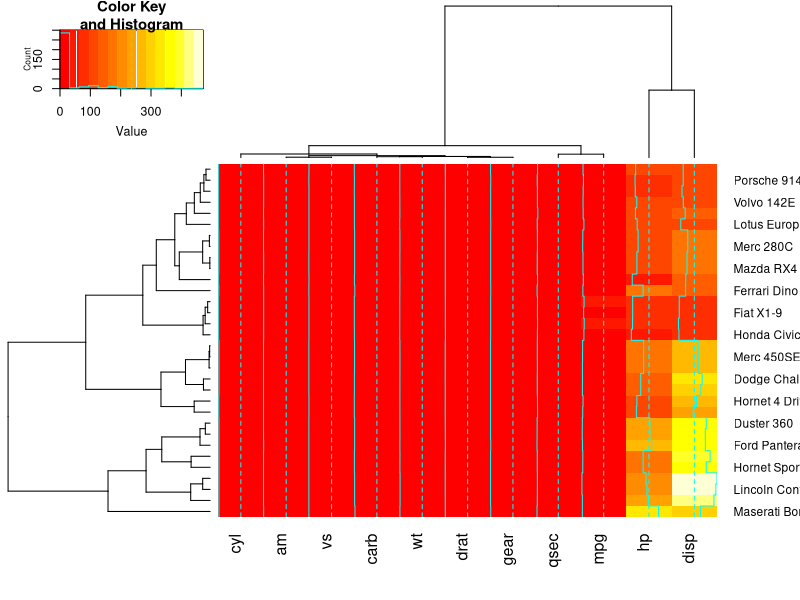
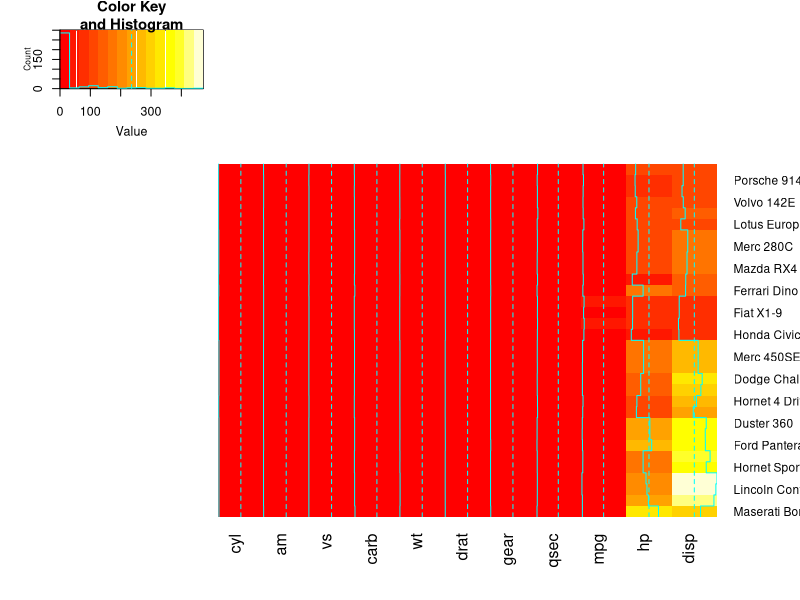
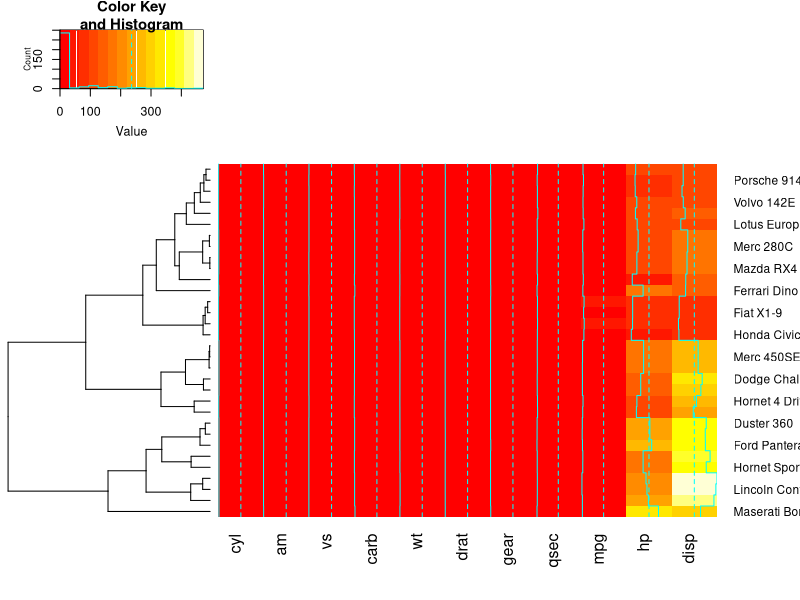
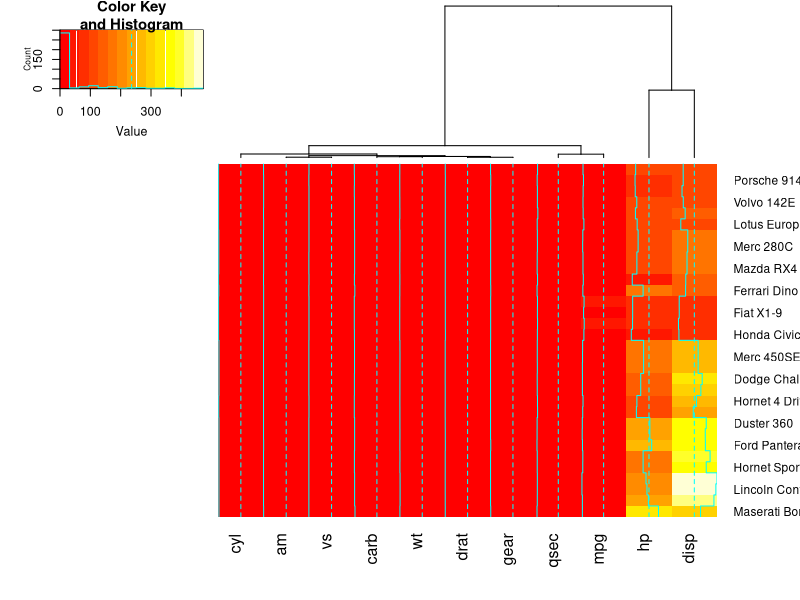
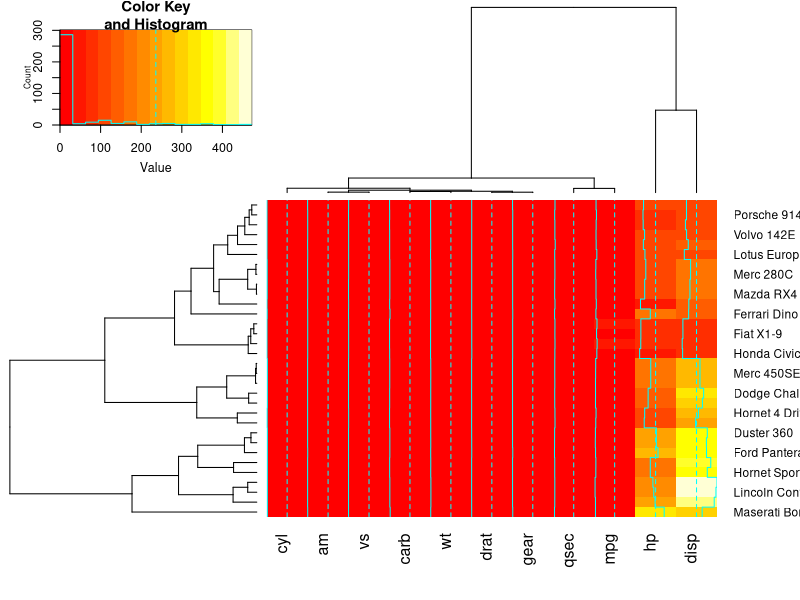
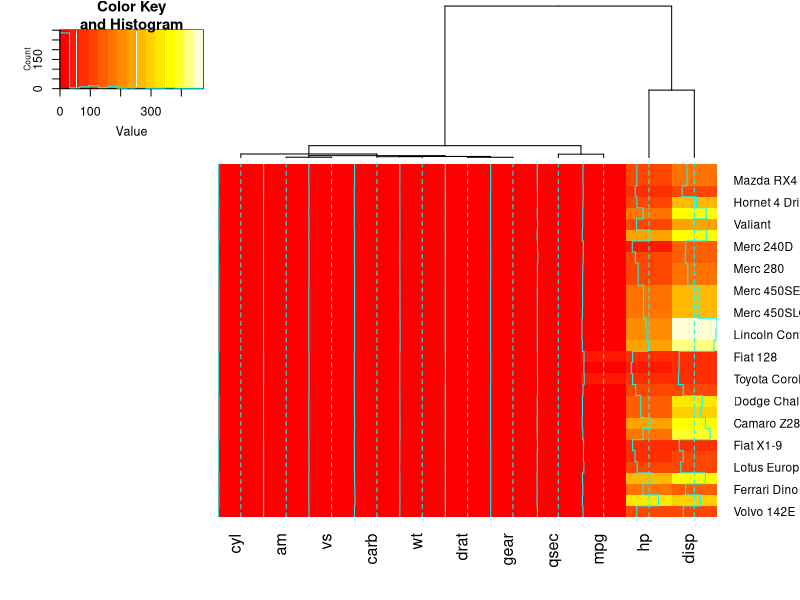
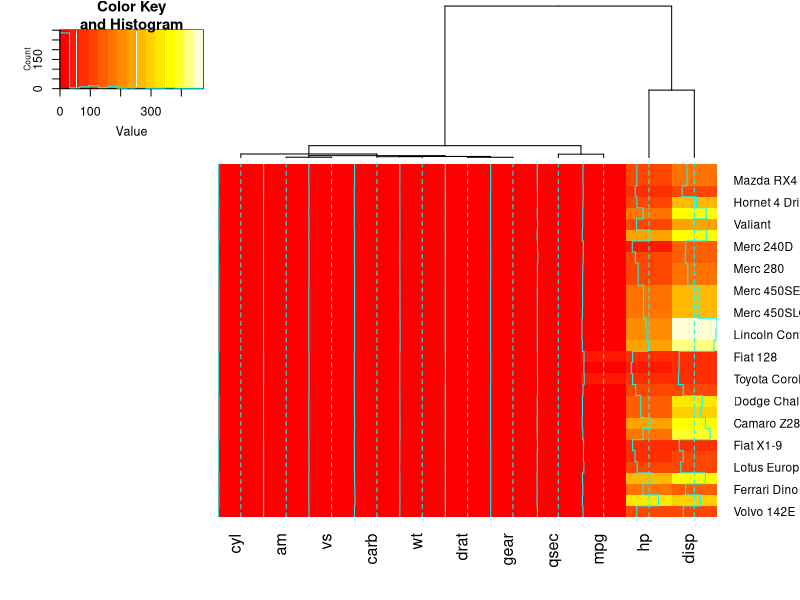
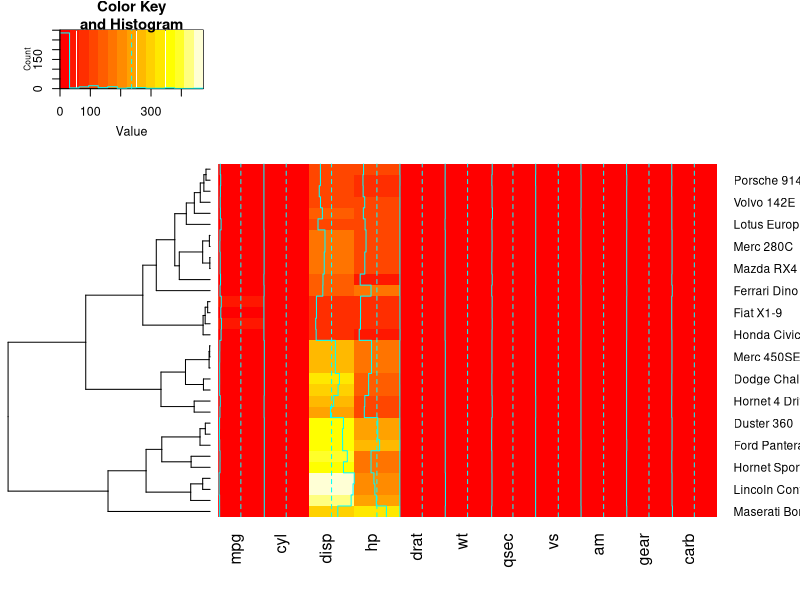

Generate these figures, in order, with R:
library(gplots)


### Name: heatmap.2
### Title: Enhanced Heat Map
### Aliases: heatmap.2
### Keywords: hplot

### ** Examples

 data(mtcars)
 x  <- as.matrix(mtcars)
 rc <- rainbow(nrow(x), start=0, end=.3)
 cc <- rainbow(ncol(x), start=0, end=.3)

 ##
 ## demonstrate the effect of row and column dendrogram options
 ##
 heatmap.2(x)                    ## default - dendrogram plotted and reordering done.
 heatmap.2(x, dendrogram="none") ##  no dendrogram plotted, but reordering done.
 heatmap.2(x, dendrogram="row")  ## row dendrogram plotted and row reordering done.
 heatmap.2(x, dendrogram="col")  ## col dendrogram plotted and col reordering done.

 heatmap.2(x, keysize=2)         ## default - dendrogram plotted and reordering done.

 heatmap.2(x, Rowv=FALSE, dendrogram="both") ## generates a warning!
 heatmap.2(x, Rowv=NULL, dendrogram="both")  ## generates a warning!
 heatmap.2(x, Colv=FALSE, dendrogram="both") ## generates a warning!

 ## Reorder dendrogram by branch means rather than sums
 heatmap.2(x, reorderfun=function(d, w) reorder(d, w, agglo.FUN = mean) )

 ## plot a sub-cluster using the same color coding as for the full heatmap
 full <- heatmap.2(x)
 heatmap.2(x, Colv=full$colDendrogram[[2]], breaks=full$breaks)  # column subset
 heatmap.2(x, Rowv=full$rowDendrogram[[1]], breaks=full$breaks)  # row subset
 heatmap.2(x, Colv=full$colDendrogram[[2]],
              Rowv=full$rowDendrogram[[1]], breaks=full$breaks)  # both

 ## Show effect of row and column label rotation
 heatmap.2(x, srtCol=NULL)
 heatmap.2(x, srtCol=0,   adjCol = c(0.5,1) )
 heatmap.2(x, srtCol=45,  adjCol = c(1,1)   )
 heatmap.2(x, srtCol=135, adjCol = c(1,0)   )
 heatmap.2(x, srtCol=180, adjCol = c(0.5,0) )
 heatmap.2(x, srtCol=225, adjCol = c(0,0)   ) ## not very useful
 heatmap.2(x, srtCol=270, adjCol = c(0,0.5) )
 heatmap.2(x, srtCol=315, adjCol = c(0,1)   )
 heatmap.2(x, srtCol=360, adjCol = c(0.5,1) )

 heatmap.2(x, srtRow=45, adjRow=c(0, 1) )
 heatmap.2(x, srtRow=45, adjRow=c(0, 1), srtCol=45, adjCol=c(1,1) )
 heatmap.2(x, srtRow=45, adjRow=c(0, 1), srtCol=270, adjCol=c(0,0.5) )


 ## Show effect of offsetRow/offsetCol (only works when srtRow/srtCol is
 ## not also present)
 heatmap.2(x, offsetRow=0, offsetCol=0)
 heatmap.2(x, offsetRow=1, offsetCol=1)
 heatmap.2(x, offsetRow=2, offsetCol=2)
 heatmap.2(x, offsetRow=-1, offsetCol=-1)

 heatmap.2(x, srtRow=0, srtCol=90, offsetRow=0, offsetCol=0)
 heatmap.2(x, srtRow=0, srtCol=90, offsetRow=1, offsetCol=1)
 heatmap.2(x, srtRow=0, srtCol=90, offsetRow=2, offsetCol=2)
 heatmap.2(x, srtRow=0, srtCol=90, offsetRow=-1, offsetCol=-1)


 ## Show how to use 'extrafun' to replace the 'key' with a scatterplot
 lmat <- rbind( c(5,3,4), c(2,1,4) )
 lhei <- c(1.5, 4)
 lwid <- c(1.5, 4, 0.75)

 myplot <- function() {
             oldpar <- par("mar")
             par(mar=c(5.1, 4.1, 0.5, 0.5))
             plot(mpg ~ hp, data=x)
           }

 heatmap.2(x, lmat=lmat, lhei=lhei, lwid=lwid, key=FALSE, extrafun=myplot)

 ## show how to customize the color key
 heatmap.2(x,
           key.title=NA, # no title
           key.xlab=NA,  # no xlab
           key.par=list(mgp=c(1.5, 0.5, 0),
                        mar=c(2.5, 2.5, 1, 0)),
           key.xtickfun=function() {
                 breaks <- parent.frame()$breaks
                 return(list(
                      at=parent.frame()$scale01(c(breaks[1],
                                                  breaks[length(breaks)])),
                      labels=c(as.character(breaks[1]),
                               as.character(breaks[length(breaks)]))
                      ))
           })

 heatmap.2(x,
          breaks=256,
          key.title=NA,
          key.xlab=NA,
          key.par=list(mgp=c(1.5, 0.5, 0),
                       mar=c(1, 2.5, 1, 0)),
          key.xtickfun=function() {
               cex <- par("cex")*par("cex.axis")
               side <- 1
               line <- 0
               col <- par("col.axis")
               font <- par("font.axis")
               mtext("low", side=side, at=0, adj=0,
                     line=line, cex=cex, col=col, font=font)
               mtext("high", side=side, at=1, adj=1,
                     line=line, cex=cex, col=col, font=font)
               return(list(labels=FALSE, tick=FALSE))
          })


 ##
 ## Show effect of z-score scaling within columns, blue-red color scale
 ##
 hv <- heatmap.2(x, col=bluered, scale="column", tracecol="#303030")

 ###
 ## Look at the return values
 ###
 names(hv)

 ## Show the mapping of z-score values to color bins
 hv$colorTable

 ## Extract the range associated with white
 hv$colorTable[hv$colorTable[,"color"]=="#FFFFFF",]

 ## Determine the original data values that map to white
 whiteBin <- unlist(hv$colorTable[hv$colorTable[,"color"]=="#FFFFFF",1:2])
 rbind(whiteBin[1] * hv$colSDs + hv$colMeans,
       whiteBin[2] * hv$colSDs + hv$colMeans )
 ##
 ## A more decorative heatmap, with z-score scaling along columns
 ##
 hv <- heatmap.2(x, col=cm.colors(255), scale="column",
	       RowSideColors=rc, ColSideColors=cc, margin=c(5, 10),
	       xlab="specification variables", ylab= "Car Models",
	       main="heatmap(<Mtcars data>, ..., scale=\"column\")",
         tracecol="green", density="density")
 ## Note that the breakpoints are now symmetric about 0

 ## Color the labels to match RowSideColors and ColSideColors
 hv <- heatmap.2(x, col=cm.colors(255), scale="column",
         RowSideColors=rc, ColSideColors=cc, margin=c(5, 10),
	       xlab="specification variables", ylab= "Car Models",
	       main="heatmap(<Mtcars data>, ..., scale=\"column\")",
         tracecol="green", density="density", colRow=rc, colCol=cc,
         srtCol=45, adjCol=c(0.5,1))




 data(attitude)
 round(Ca <- cor(attitude), 2)
 symnum(Ca) # simple graphic

 # with reorder
 heatmap.2(Ca, 		 symm=TRUE, margin=c(6, 6), trace="none" )

 # without reorder
 heatmap.2(Ca, Rowv=FALSE, symm=TRUE, margin=c(6, 6), trace="none" )

 ## Place the color key below the image plot
 heatmap.2(x, lmat=rbind( c(0, 3), c(2,1), c(0,4) ), lhei=c(1.5, 4, 2 ) )

 ## Place the color key to the top right of the image plot
 heatmap.2(x, lmat=rbind( c(0, 3, 4), c(2,1,0 ) ), lwid=c(1.5, 4, 2 ) )

 ## For variable clustering, rather use distance based on cor():
 data(USJudgeRatings)
 symnum( cU <- cor(USJudgeRatings) )

 hU <- heatmap.2(cU, Rowv=FALSE, symm=TRUE, col=topo.colors(16),
              distfun=function(c) as.dist(1 - c), trace="none")

 ## The Correlation matrix with same reordering:
 hM <- format(round(cU, 2))
 hM

 # now with the correlation matrix on the plot itself

 heatmap.2(cU, Rowv=FALSE, symm=TRUE, col=rev(heat.colors(16)),
             distfun=function(c) as.dist(1 - c), trace="none",
             cellnote=hM)

 ## genechip data examples
 ## Not run: 
##D  library(affy)
##D  data(SpikeIn)
##D  pms <- SpikeIn@pm
##D 
##D  # just the data, scaled across rows
##D  heatmap.2(pms, col=rev(heat.colors(16)), main="SpikeIn@pm",
##D               xlab="Relative Concentration", ylab="Probeset",
##D               scale="row")
##D 
##D  # fold change vs "12.50" sample
##D  data <- pms / pms[, "12.50"]
##D  data <- ifelse(data>1, data, -1/data)
##D  heatmap.2(data, breaks=16, col=redgreen, tracecol="blue",
##D                main="SpikeIn@pm Fold Changes\nrelative to 12.50 sample",
##D                xlab="Relative Concentration", ylab="Probeset")
##D  
## End(Not run)
